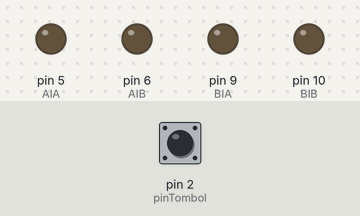
Simulated run of this sketch. Board: Arduino Uno, built with avr-gcc and run on an emulated ATmega328P. On the bench: output pins drawn as LEDs (lit = HIGH). The test bench sets the inputs (shaded band); at power-on: pin 2 (pinTombol) HIGH.

Above: at 1.2 s.
1.3 s: pin 2 (pinTombol) pulled LOW for 0.15 s
At 1.9 s:
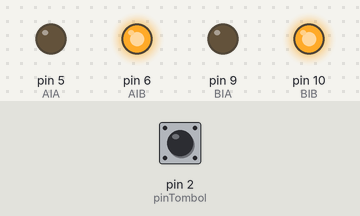
At 3.0 s:
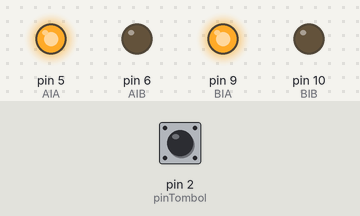
7.4 s: pin 2 (pinTombol) pulled LOW for 3.2 s
At 17.5 s:
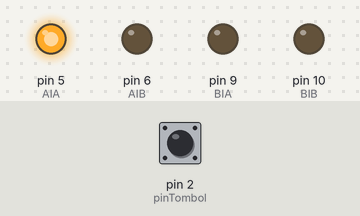
Timing chart, 0 to 21.2 s (numbered marks = the images above; inputs shaded):
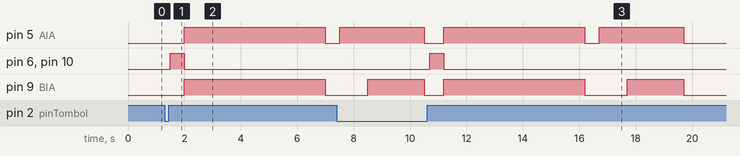

The sketch:

S1_Code_class4_PT6-9.ino
```cpp
// ==========================================
// KODE GABUNGAN REVISI (PERTEMUAN 5, 6, & 7-9)
// ==========================================

// 1. PIN TOMBOL & DRIVER L9110S
int pinTombol = 2;
int AIA = 5; int AIB = 6;  // Motor Kiri
int BIA = 9; int BIB = 10; // Motor Kanan

void setup() {
  // Tombol menggunakan internal pull-up (Dipencet = LOW)
  pinMode(pinTombol, INPUT_PULLUP);

  // Mengatur semua pin driver sebagai OUTPUT
  pinMode(AIA, OUTPUT); pinMode(AIB, OUTPUT);
  pinMode(BIA, OUTPUT); pinMode(BIB, OUTPUT);

  // Pastikan di awal dinyalakan robot dalam posisi diam
  robotBerhenti();
}

void loop() {
  // === LOGIKA GABUNGAN IF, WHILE, & BREAK ===

  // 1. IF: JIKA tombol dipencet (LOW), langsung masuk ke mode dansa otomatis!
  if (digitalRead(pinTombol) == LOW) {

    // Beri sedikit jeda agar pembacaan tombol lebih stabil saat jari dilepas
    delay(200);

    // 2. WHILE: Mengunci program agar fokus menyelesaikan urutan gerakan sampai habis
    while (true) {

      // Langkah 1: Mundur 0,5 detik
      robotMundur();
      delay(500);

      // Langkah 2: Maju 2,5 detik
      robotMaju();
      delay(5000);

      // Langkah 3: Berhenti sebentar
      robotBerhenti();
      delay(500); // Waktu berhenti bisa disesuaikan, misal 0,5 detik

      // Langkah 4: Belok Kanan 0,5 detik
      robotBelokKanan();
      delay(500);

      // Langkah 5: Belok Kanan lagi 0,5 detik (Total U-Turn 1 detik)
      robotBelokKanan();
      delay(500);

      // Langkah 6: Maju 2 detik
      robotMaju();
      delay(2000);

      // 3. BREAK: Kunci Utama! Setelah urutan di atas selesai semua,
      // hancurkan perulangan 'while' secara paksa agar program selesai!
      break;
    }

    // Setelah berhasil BREAK (keluar dari while), robot otomatis mati permanen
    // dan kembali siaga menunggu tombol dipencet lagi di loop berikutnya.
    robotBerhenti();
  }
}

// ========================================================
// KOTAK MANTRA GERAKAN (Fungsi Buatan Sendiri)
// ========================================================

void robotMaju() {
  digitalWrite(AIA, HIGH); digitalWrite(AIB, LOW);
  digitalWrite(BIA, HIGH); digitalWrite(BIB, LOW);
}

void robotMundur() {
  digitalWrite(AIA, LOW); digitalWrite(AIB, HIGH);
  digitalWrite(BIA, LOW); digitalWrite(BIB, HIGH);
}

void robotBelokKanan() {
  digitalWrite(AIA, HIGH); digitalWrite(AIB, LOW);
  digitalWrite(BIA, LOW);  digitalWrite(BIB, LOW);
}

void robotBerhenti() {
  digitalWrite(AIA, LOW); digitalWrite(AIB, LOW);
  digitalWrite(BIA, LOW); digitalWrite(BIB, LOW);
}
```

Measured:
- after the input at 1.3 s, pin 5 (AIA), pin 9 (BIA): LOW → HIGH after 0.70 s, → LOW 5.0 s later; pin 6 (AIB), pin 10 (BIB): LOW → HIGH after 0.20 s, → LOW 0.50 s later
- after the input at 7.4 s, pin 6 (AIB), pin 10 (BIB): LOW → HIGH after 3.3 s, → LOW 0.50 s later
